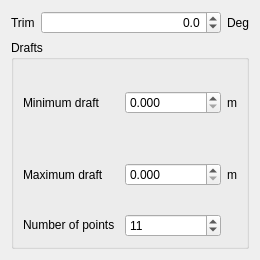
<?xml version="1.0" encoding="UTF-8"?>
<ui version="4.0">
 <class>TaskPanel</class>
 <widget class="QWidget" name="TaskPanel">
  <property name="geometry">
   <rect>
    <x>0</x>
    <y>0</y>
    <width>260</width>
    <height>260</height>
   </rect>
  </property>
  <property name="minimumSize">
   <size>
    <width>0</width>
    <height>260</height>
   </size>
  </property>
  <property name="windowTitle">
   <string>Plot Hydrostatics</string>
  </property>
  <layout class="QGridLayout" name="gridLayout">
   <item row="1" column="0">
    <layout class="QHBoxLayout" name="horizontalLayout_2">
     <item>
      <widget class="QLabel" name="TrimLabel">
       <property name="sizePolicy">
        <sizepolicy hsizetype="Maximum" vsizetype="Preferred">
         <horstretch>0</horstretch>
         <verstretch>0</verstretch>
        </sizepolicy>
       </property>
       <property name="text">
        <string>Trim</string>
       </property>
      </widget>
     </item>
     <item>
      <widget class="QDoubleSpinBox" name="Trim">
       <property name="alignment">
        <set>Qt::AlignRight|Qt::AlignTrailing|Qt::AlignVCenter</set>
       </property>
       <property name="decimals">
        <number>1</number>
       </property>
       <property name="minimum">
        <double>-45.000000000000000</double>
       </property>
       <property name="maximum">
        <double>45.000000000000000</double>
       </property>
      </widget>
     </item>
     <item>
      <widget class="QLabel" name="TrimUnits">
       <property name="sizePolicy">
        <sizepolicy hsizetype="Fixed" vsizetype="Preferred">
         <horstretch>0</horstretch>
         <verstretch>0</verstretch>
        </sizepolicy>
       </property>
       <property name="maximumSize">
        <size>
         <width>16777215</width>
         <height>16777215</height>
        </size>
       </property>
       <property name="text">
        <string>Deg</string>
       </property>
      </widget>
     </item>
    </layout>
   </item>
   <item row="2" column="0">
    <widget class="QGroupBox" name="DraftBox">
     <property name="sizePolicy">
      <sizepolicy hsizetype="Expanding" vsizetype="Expanding">
       <horstretch>0</horstretch>
       <verstretch>0</verstretch>
      </sizepolicy>
     </property>
     <property name="title">
      <string>Drafts</string>
     </property>
     <layout class="QGridLayout" name="gridLayout_3">
      <item row="0" column="0">
       <layout class="QGridLayout" name="gridLayout_2">
        <property name="sizeConstraint">
         <enum>QLayout::SetDefaultConstraint</enum>
        </property>
        <item row="0" column="2">
         <widget class="QLabel" name="MinDraftDim">
          <property name="sizePolicy">
           <sizepolicy hsizetype="Fixed" vsizetype="Preferred">
            <horstretch>0</horstretch>
            <verstretch>0</verstretch>
           </sizepolicy>
          </property>
          <property name="text">
           <string>m</string>
          </property>
         </widget>
        </item>
        <item row="2" column="0">
         <widget class="QLabel" name="NDraftLabel">
          <property name="sizePolicy">
           <sizepolicy hsizetype="Preferred" vsizetype="Maximum">
            <horstretch>0</horstretch>
            <verstretch>0</verstretch>
           </sizepolicy>
          </property>
          <property name="text">
           <string>Number of points</string>
          </property>
         </widget>
        </item>
        <item row="0" column="0">
         <widget class="QLabel" name="MinDraftLabel">
          <property name="sizePolicy">
           <sizepolicy hsizetype="Preferred" vsizetype="Expanding">
            <horstretch>0</horstretch>
            <verstretch>0</verstretch>
           </sizepolicy>
          </property>
          <property name="text">
           <string>Minimum draft</string>
          </property>
         </widget>
        </item>
        <item row="1" column="2">
         <widget class="QLabel" name="MaxDraftDim">
          <property name="sizePolicy">
           <sizepolicy hsizetype="Fixed" vsizetype="Preferred">
            <horstretch>0</horstretch>
            <verstretch>0</verstretch>
           </sizepolicy>
          </property>
          <property name="text">
           <string>m</string>
          </property>
         </widget>
        </item>
        <item row="2" column="1">
         <widget class="QSpinBox" name="NDraft">
          <property name="sizePolicy">
           <sizepolicy hsizetype="Minimum" vsizetype="Fixed">
            <horstretch>0</horstretch>
            <verstretch>0</verstretch>
           </sizepolicy>
          </property>
          <property name="minimum">
           <number>2</number>
          </property>
          <property name="maximum">
           <number>9999</number>
          </property>
          <property name="value">
           <number>11</number>
          </property>
         </widget>
        </item>
        <item row="1" column="1">
         <widget class="QDoubleSpinBox" name="MaxDraft">
          <property name="sizePolicy">
           <sizepolicy hsizetype="Minimum" vsizetype="Fixed">
            <horstretch>0</horstretch>
            <verstretch>0</verstretch>
           </sizepolicy>
          </property>
          <property name="decimals">
           <number>3</number>
          </property>
          <property name="singleStep">
           <double>0.010000000000000</double>
          </property>
         </widget>
        </item>
        <item row="0" column="1">
         <widget class="QDoubleSpinBox" name="MinDraft">
          <property name="decimals">
           <number>3</number>
          </property>
          <property name="singleStep">
           <double>0.010000000000000</double>
          </property>
         </widget>
        </item>
        <item row="1" column="0">
         <widget class="QLabel" name="MaxDraftLabel">
          <property name="sizePolicy">
           <sizepolicy hsizetype="Preferred" vsizetype="Expanding">
            <horstretch>0</horstretch>
            <verstretch>0</verstretch>
           </sizepolicy>
          </property>
          <property name="text">
           <string>Maximum draft</string>
          </property>
         </widget>
        </item>
       </layout>
      </item>
     </layout>
    </widget>
   </item>
  </layout>
 </widget>
 <resources/>
 <connections/>
</ui>
